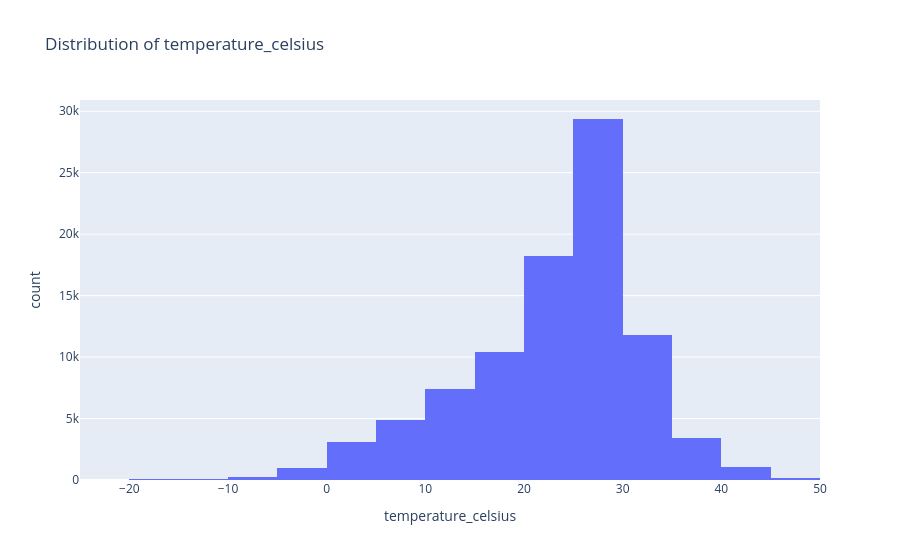
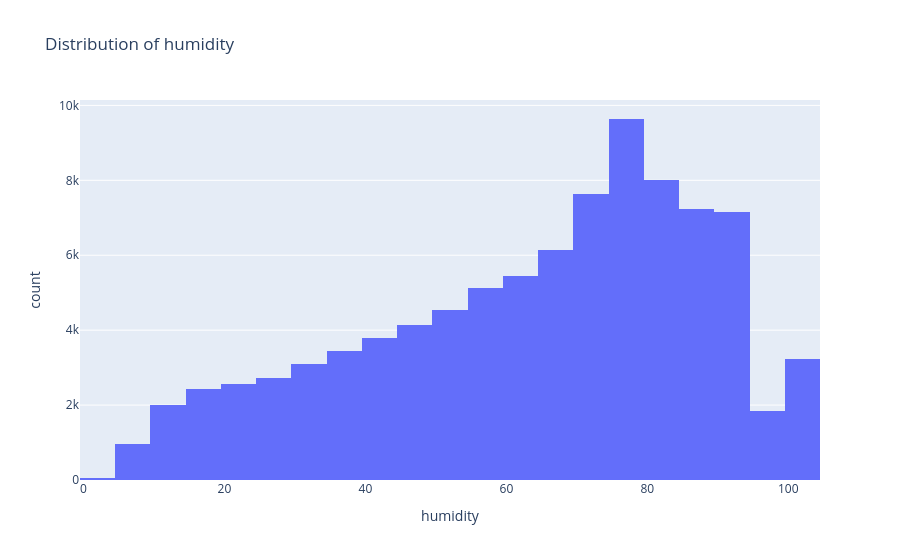
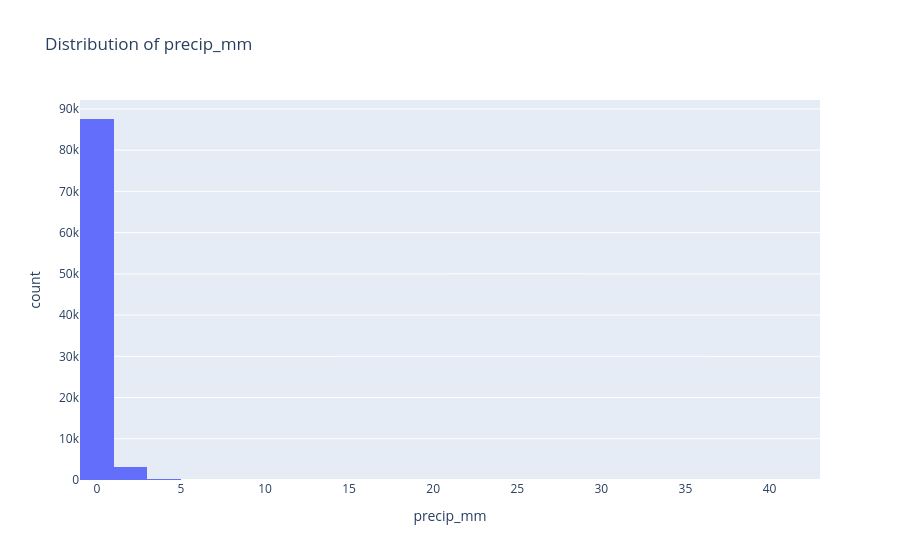
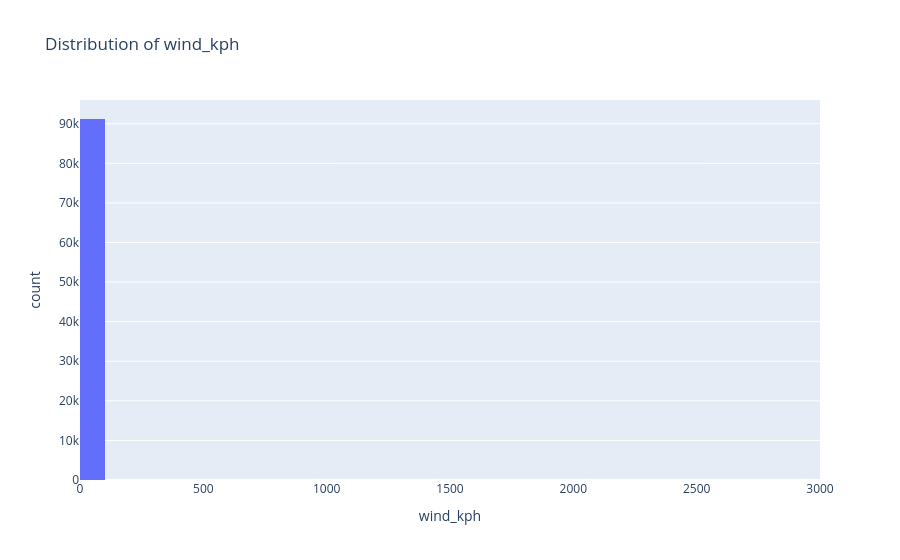

Here is the notebook cell these charts were saved with, in order:
### Markdown cell above
### Distributions

### Code cell
# Distribution plots for numeric variables
for col in num_cols[:4]:  # Show first 4 numeric columns
    fig = px.histogram(df, x=col, nbins=30, title=f'Distribution of {col}')
    fig.show()
    print(f'{col}: Mean={df[col].mean():.2f}, Std={df[col].std():.2f}')

### Figure 1 — Plotly figure (JSON) as saved in the notebook; plotly's stock layout.template omitted (floating-point values rounded to 4 significant figures; data arrays with more than 128 entries replaced by an {"elided": "..."} marker saying what was removed)
{"data": [{"bingroup": "x", "hovertemplate": "temperature_celsius=%{x}<br>count=%{y}<extra></extra>", "legendgroup": "", "marker": {"color": "#636efa", "pattern": {"shape": ""}}, "name": "", "nbinsx": 30, "orientation": "v", "showlegend": false, "type": "histogram", "x": {"elided": "91197 float values"}, "xaxis": "x", "yaxis": "y"}], "layout": {"barmode": "relative", "legend": {"tracegroupgap": 0}, "title": {"text": "Distribution of temperature_celsius"}, "xaxis": {"anchor": "y", "domain": [0, 1], "title": {"text": "temperature_celsius"}}, "yaxis": {"anchor": "x", "domain": [0, 1], "title": {"text": "count"}}}}

### Figure 2 — Plotly figure (JSON) as saved in the notebook; plotly's stock layout.template omitted (floating-point values rounded to 4 significant figures; data arrays with more than 128 entries replaced by an {"elided": "..."} marker saying what was removed)
{"data": [{"bingroup": "x", "hovertemplate": "humidity=%{x}<br>count=%{y}<extra></extra>", "legendgroup": "", "marker": {"color": "#636efa", "pattern": {"shape": ""}}, "name": "", "nbinsx": 30, "orientation": "v", "showlegend": false, "type": "histogram", "x": {"elided": "91197 int values"}, "xaxis": "x", "yaxis": "y"}], "layout": {"barmode": "relative", "legend": {"tracegroupgap": 0}, "title": {"text": "Distribution of humidity"}, "xaxis": {"anchor": "y", "domain": [0, 1], "title": {"text": "humidity"}}, "yaxis": {"anchor": "x", "domain": [0, 1], "title": {"text": "count"}}}}

### Figure 3 — Plotly figure (JSON) as saved in the notebook; plotly's stock layout.template omitted (floating-point values rounded to 4 significant figures; data arrays with more than 128 entries replaced by an {"elided": "..."} marker saying what was removed)
{"data": [{"bingroup": "x", "hovertemplate": "precip_mm=%{x}<br>count=%{y}<extra></extra>", "legendgroup": "", "marker": {"color": "#636efa", "pattern": {"shape": ""}}, "name": "", "nbinsx": 30, "orientation": "v", "showlegend": false, "type": "histogram", "x": {"elided": "91197 float values"}, "xaxis": "x", "yaxis": "y"}], "layout": {"barmode": "relative", "legend": {"tracegroupgap": 0}, "title": {"text": "Distribution of precip_mm"}, "xaxis": {"anchor": "y", "domain": [0, 1], "title": {"text": "precip_mm"}}, "yaxis": {"anchor": "x", "domain": [0, 1], "title": {"text": "count"}}}}

### Figure 4 — Plotly figure (JSON) as saved in the notebook; plotly's stock layout.template omitted (floating-point values rounded to 4 significant figures; data arrays with more than 128 entries replaced by an {"elided": "..."} marker saying what was removed)
{"data": [{"bingroup": "x", "hovertemplate": "wind_kph=%{x}<br>count=%{y}<extra></extra>", "legendgroup": "", "marker": {"color": "#636efa", "pattern": {"shape": ""}}, "name": "", "nbinsx": 30, "orientation": "v", "showlegend": false, "type": "histogram", "x": {"elided": "91197 float values"}, "xaxis": "x", "yaxis": "y"}], "layout": {"barmode": "relative", "legend": {"tracegroupgap": 0}, "title": {"text": "Distribution of wind_kph"}, "xaxis": {"anchor": "y", "domain": [0, 1], "title": {"text": "wind_kph"}}, "yaxis": {"anchor": "x", "domain": [0, 1], "title": {"text": "count"}}}}
